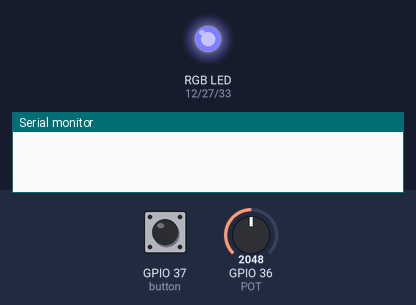
The sketch below on a simulated ESP32. On the bench: an RGB LED mixed from three pins (HIGH = lit), the last lines printed to the serial monitor. Inputs (shaded band) come from the test bench; at power-on: GPIO 36 (POT) = 2048, GPIO 37 (button) LOW. Dim RGB values are drawn brighter than linear; random numbers use the default seed unless the sketch sets one.

Above: at 1.2 s.
1.3 s: GPIO 36 (POT) set to 18
4.3 s: GPIO 36 (POT) set to 14
6.5 s: GPIO 37 (button) pulled HIGH for 0.15 s
At 9.0 s:
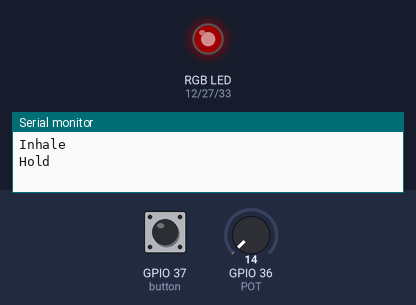
9.6 s: GPIO 37 (button) pulled HIGH for 1 s
At 10.6 s:
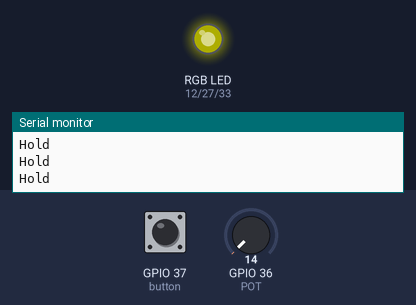
13.6 s: GPIO 37 (button) pulled HIGH for 0.15 s
At 14.9 s:
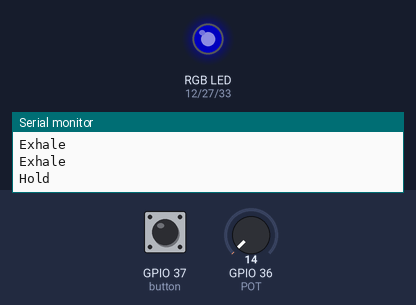
16.7 s: GPIO 37 (button) pulled HIGH for 3.2 s
At 23.4 s:
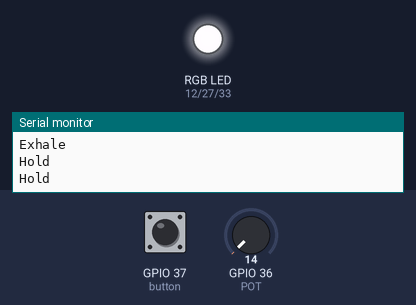
Timing chart, 0 to 23.9 s (numbered marks = the images above; inputs shaded):
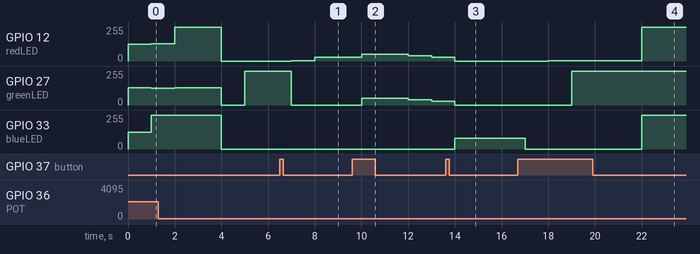

The sketch:

Project2.ino
```cpp
/*
 * Art 385 Project 2
 * Light Focus
 * by Ashley Woon
 *
 * Components: Adafruit ESP32 feather, breadboard, connecting wires, (1)RGB LED, (1) push button,
 * (1) potentiometer, and (4) resistors.
 *
 * Project 2 is an Arduino sketch incorporating hardware and software
 * to create an interactive focus breathing tool.
 *
 * Toggling between the four states can be done through using the push button.
 * The default state allows the user the change the RGB LED output by twisting the potentiometer.

 */

#include <analogWrite.h>
//RGB LED pins and variables
const int redLED = 12;
const int greenLED = 27;
const int blueLED = 33;
int red = 0;
int green = 0;
int blue = 0;

//Potentiometer pin and variables
const int POT = A0;
int potVal = 0;
int colorPOT;

//Push button pin and variables
const int button = A1;
int buttonState;
int lastButtonState;
int pushCount = 0;

//State machine
int state = 0;
int stateStressed = 1;
int stateMeh = 2;
int stateCalm = 3;

//Timer variables
unsigned long currentMillis;
unsigned long prevMillis;
int i;
long colorTimer;

void setup() {
  Serial.begin(9600);
  //initializing inputs
  pinMode(POT, INPUT);
  pinMode(button, INPUT);
  //initializing outputs
  pinMode(redLED, OUTPUT);
  pinMode(greenLED, OUTPUT);
  pinMode(blueLED, OUTPUT);
  prevMillis = millis();
}

void loop() {
  currentMillis = millis();
  buttonState = digitalRead(button);
  potVal = analogRead(POT);
  colorPOT = map(potVal, 0, 4095, 0, 255);
  colorPOT = constrain(colorPOT, 0, 255);
  colorTimer = random(0, 5);

  if(buttonState != lastButtonState)
    {
      if(buttonState == HIGH)
      {
        pushCount++;
      }
      if(pushCount == 4)
      {
        pushCount = 0;
      }
    }
  lastButtonState = buttonState;

  if(currentMillis >= prevMillis)
  {
    changeStates(pushCount);
  }

}

void changeStates(int count) {
  //switching states based on button push
  if (pushCount == 0)
  {
    state = 0;
    colorful();
  }
  else if (pushCount == 1)
  {
    state = stateStressed;
    analogWrite(greenLED, 0);
    analogWrite(blueLED, 0);
    stressed();
  }
  else if (pushCount == 2)
  {
    state = stateMeh;
    analogWrite(blueLED, 0);
    meh();
  }
  else if (pushCount == 3)
  {
   state = stateCalm;
   analogWrite(greenLED, 0);
   analogWrite(redLED, 0);
   calm();
  }
}

void colorful() {
  i++;
  if(i < colorTimer)
  {
    red+=colorPOT;
    green+=255-colorPOT;
    blue+=colorPOT;
  }
  else if(i < colorTimer+2)
  {
    red++;
    green--;
    blue+=colorPOT;
  }
  else if(i < colorTimer+5)
  {
    red+=255-colorPOT;
    green+=colorPOT;
    blue+=255-colorPOT;
  }
  else if(i >= colorTimer+5)
  {
    i = -1;
    red = 0;
    blue = 0;
    green = 0;
  }
  analogWrite(redLED, red);
  analogWrite(greenLED, green);
  analogWrite(blueLED, blue);
  prevMillis = millis() + 1000;

}

void calm() {
  i ++;
  //inhale for 5
  if(i < 5)
  {
    blue++;
    inhale();
  }
  //hold for 7
  else if(i > 4 && i < 11)
  {
    blue = 80;
    hold();
  }
  //exhale for 8
  else if(i > 11 && i < 20)
  {
    blue-=10;
    exhale();
  }
  else if(i >=20)
  {
    i = -1;
    blue = 0;
  }
  analogWrite(blueLED, blue);
  prevMillis = millis() + 1000;
}

void meh() {
  i ++;
  //inhale for 4
  if(i < 4)
  {
    red++;
    green++;
    inhale();
  }
  //hold for 3
  else if(i > 3 && i < 7 )
  {
    red = 50;
    green = 50;
    hold();
  }
  //exhale for 5
  else if(i > 6 && i < 12)
  {
    red-=10;
    green-=10;
    exhale();
  }
  //repeat
  else if(i >= 12)
  {
    i = -1;
    red = 0;
    green = 0;
  }
  analogWrite(redLED, red);
  analogWrite(greenLED, green);
  prevMillis = millis() + 1000;
}

void stressed() {
    i ++;
  //inhale for 3
  if(i < 3)
  {
    red++;
    inhale();
  }
  //hold for 3
  else if(i > 2 && i < 6 )
  {
    red = 30;
    hold();
  }
  //exhale for 4
  else if(i > 5 && i < 10)
  {
    red-=8;
    exhale();
  }
  //repeat
  else if(i >= 10)
  {
    i = -1;
    red = 0;
  }
  analogWrite(redLED, red);
  prevMillis = millis() + 1000;
}

//Serial printing text on the serial monitor to let the use know what action to take
void inhale() {
  Serial.print("Inhale");
  Serial.println();
}
void hold() {
  Serial.print("Hold");
  Serial.println();
}
void exhale() {
  Serial.print("Exhale");
  Serial.println();
}
```

Measured:
- after the input at 6.5 s, GPIO 27 (greenLED): 255/255 → 0/255 after 0.50 s
- after the input at 9.6 s, GPIO 27 (greenLED): 0/255 → 50/255 after 0.40 s, → 40/255 2.0 s later, → 30/255 1.0 s later
- after the input at 13.6 s, GPIO 33 (blueLED): 0/255 → 80/255 after 0.41 s
- after the input at 16.7 s, GPIO 12 (redLED): 0/255 → 1/255 after 1.3 s, → 2/255 2.0 s later, → 3/255 1.0 s later, → 255/255 1.0 s later; GPIO 27 (greenLED): 0/255 → 254/255 after 2.3 s, → 253/255 1.0 s later, → 252/255 1.0 s later
